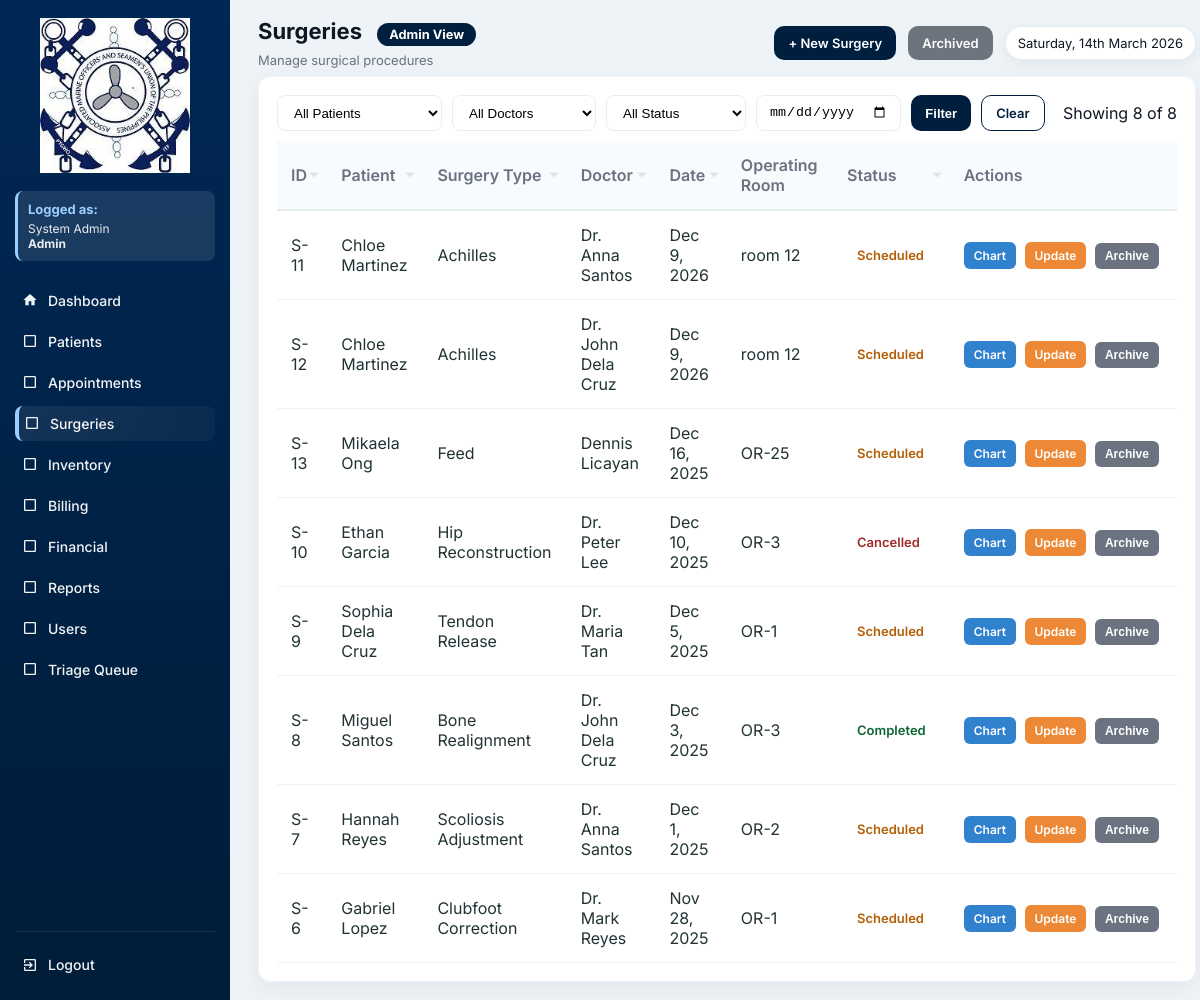
The app's page /surgeries.php (signed in), older data.
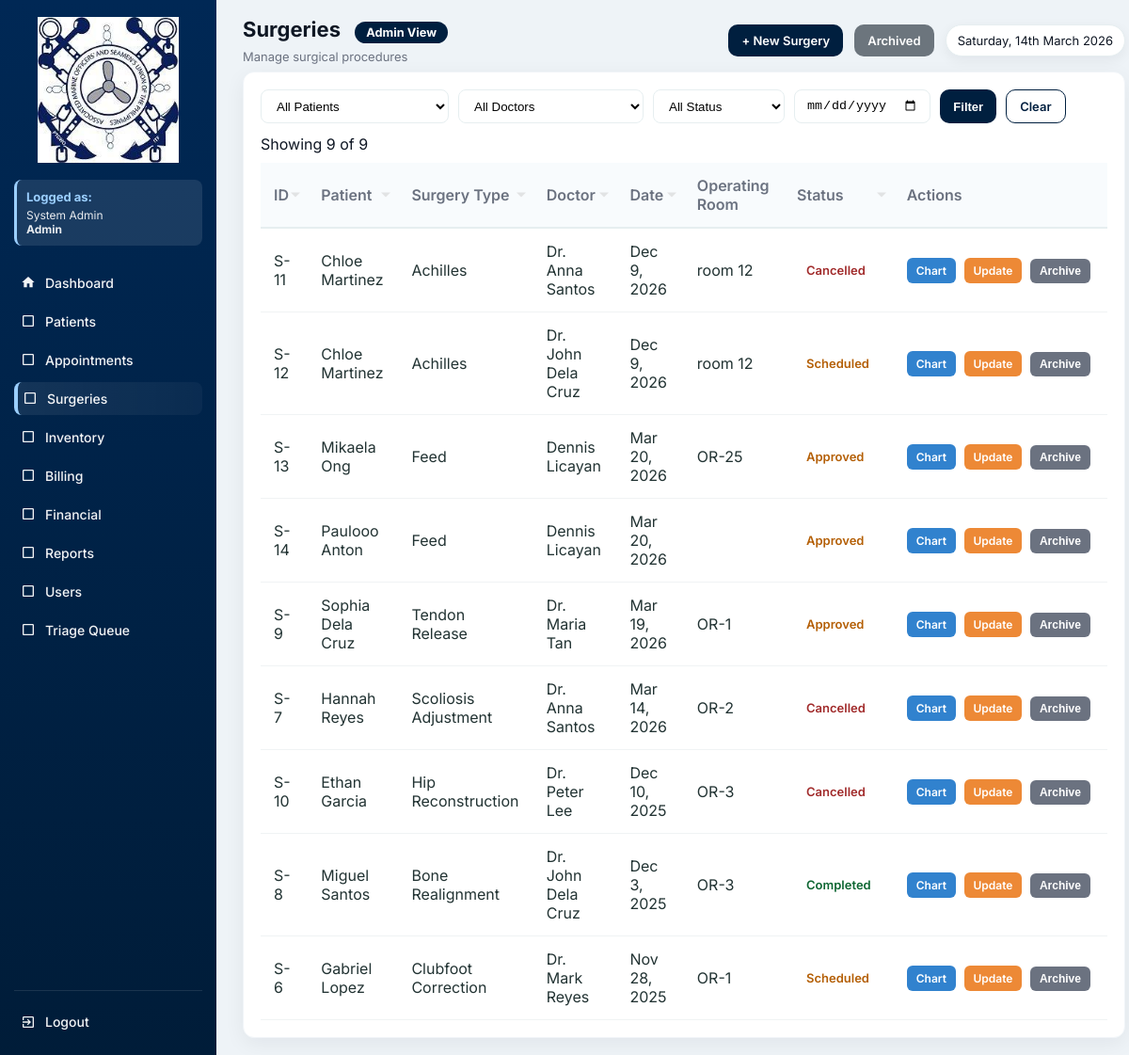
The same page, newer data.
### tables this page shows
CREATE TABLE `surgeries` (
  `id` int(11) NOT NULL,
  `patient_id` int(11) DEFAULT NULL,
  `doctor_id` int(11) DEFAULT NULL,
  `surgery_type` varchar(150) DEFAULT NULL,
  `schedule_date` date DEFAULT NULL,
  `operating_room` varchar(20) DEFAULT NULL,
  `status` enum('Scheduled','Approved','Completed','Cancelled','In Progress') NOT NULL DEFAULT 'Scheduled',
  `approved_by` int(11) DEFAULT NULL,
  `is_archived` tinyint(1) DEFAULT 0,
  `archived_at` datetime DEFAULT NULL,
  `archived_by` int(11) DEFAULT NULL,
  `created_at` timestamp NOT NULL DEFAULT current_timestamp(),
  `created_by` int(11) DEFAULT NULL,
  `approved_at` datetime DEFAULT NULL,
  `cancelled_by` int(11) DEFAULT NULL,
  `cancelled_at` datetime DEFAULT NULL,
  `cancellation_reason` text DEFAULT NULL,
  `completed_by` int(11) DEFAULT NULL,
  `completed_at` datetime DEFAULT NULL,
  `completion_reason` text DEFAULT NULL
);

CREATE TABLE `patients` (
  `id` int(11) NOT NULL,
  `patient_code` varchar(20) DEFAULT NULL,
  `first_name` varchar(100) DEFAULT NULL,
  `last_name` varchar(100) DEFAULT NULL,
  `gender` varchar(10) DEFAULT NULL,
  `sex` enum('Male','Female') DEFAULT NULL,
  `birth_date` date DEFAULT NULL,
  `phone` varchar(50) DEFAULT NULL,
  `address` text DEFAULT NULL,
  `guardian` varchar(100) DEFAULT NULL,
  `blood_type` varchar(10) DEFAULT NULL,
  `weight` decimal(5,2) DEFAULT NULL,
  `height` decimal(5,2) DEFAULT NULL,
  `pulse_rate` int(11) DEFAULT NULL,
  `temperature` decimal(4,2) DEFAULT NULL,
  `guardian_name` varchar(150) DEFAULT NULL,
  `created_at` timestamp NOT NULL DEFAULT current_timestamp(),
  `created_by` int(11) DEFAULT NULL,
  `is_archived` tinyint(1) DEFAULT 0,
  `archived_at` datetime DEFAULT NULL,
  `archived_by` int(11) DEFAULT NULL
);

CREATE TABLE `users` (
  `id` int(11) NOT NULL,
  `full_name` varchar(150) DEFAULT NULL,
  `username` varchar(100) DEFAULT NULL,
  `password` varchar(255) DEFAULT NULL,
  `role` enum('Admin','Doctor','Nurse','Staff','Inventory','Billing','SocialWorker') NOT NULL,
  `created_at` timestamp NOT NULL DEFAULT current_timestamp(),
  `is_active` tinyint(1) DEFAULT 1,
  `deactivated_at` datetime DEFAULT NULL
);

### functions.php (called while the page is built, shortened)
<?php
function fetchAll($conn, $sql, $types = null, $params = [])
{
    $stmt = $conn->prepare($sql);
    $stmt->execute();
    $res = $stmt->get_result();
    $rows = $res->fetch_all(MYSQLI_ASSOC);
    return $rows;
}
function fetchOne($conn, $sql, $types = null, $params = [])
{
    $stmt = $conn->prepare($sql);
    $stmt->execute();
    $res = $stmt->get_result();
    $row = $res->fetch_assoc();
    return $row;
}
function h($s){
    return htmlspecialchars($s, ENT_QUOTES);
}
?>

### surgeries.php (the view, shortened to what the rows shown need)
<?php
require 'config.php';
require 'functions.php';
$current_role = $_SESSION['role'] ?? 'Guest';
$is_admin = ($current_role === 'Admin');
$table_check = fetchOne($conn, "SHOW COLUMNS FROM surgeries LIKE 'is_archived'");
$has_archive_columns = $table_check !== null;
$show_archived = isset($_GET['show']) && $_GET['show'] === 'archived';
$conditions = [];
if ($has_archive_columns) {
    $conditions[] = $show_archived ? "s.is_archived = 1" : "s.is_archived = 0";
}
$where_clause = empty($conditions) ? '' : 'WHERE ' . implode(' AND ', $conditions);
$items_per_page = 10;
$page = isset($_GET['page']) ? max(1, intval($_GET['page'])) : 1;
$offset = ($page - 1) * $items_per_page;
$sort_column = $_GET['sort'] ?? 'schedule';
$sort_order = $_GET['order'] ?? 'desc';
$allowed_columns = ['id', 'patient', 'doctor', 'type', 'date', 'status'];
if (!in_array($sort_column, $allowed_columns)) $sort_column = 'schedule';
switch ($sort_column) {
    default:         $order_by = "s.schedule_date";
}
$order_by .= " " . strtoupper($sort_order);
$query = "
    SELECT s.*,
           p.first_name, p.last_name,
           u.full_name AS doctor_name
    FROM surgeries s
    INNER JOIN patients p ON s.patient_id = p.id
    INNER JOIN users u ON s.doctor_id = u.id
    $where_clause
    ORDER BY $order_by
    LIMIT $offset, $items_per_page
";
$rows = fetchAll($conn, $query);
$doctors = fetchAll($conn, "SELECT id, full_name FROM users WHERE role = 'Doctor' AND is_active = 1 ORDER BY full_name");
?>
<!DOCTYPE html>
<html lang="en">
<head>
</head>
<body>
<div class="app">
  <div class="main">
    <div class="topbar">
      <div class="top-left">
        <h1>Surgeries <?= $show_archived ? '(Archived)' : '' ?>
          <span class="role-badge role-<?= strtolower($current_role) ?>"><?= htmlspecialchars($current_role) ?> View</span>
        </h1>
      </div>
    </div>
    <div class="table-wrap">
      <table id="surgeriesTable">
        <thead>
          <tr>
            <th class="sortable-header <?= $sort_column=='id'?$sort_order:'' ?>" onclick="sortTable('id','<?= $sort_column=='id' && $sort_order=='asc'?'desc':'asc' ?>')">ID</th>
            <th class="sortable-header <?= $sort_column=='patient'?$sort_order:'' ?>" onclick="sortTable('patient','<?= $sort_column=='patient' && $sort_order=='asc'?'desc':'asc' ?>')">Patient</th>
            <th class="sortable-header <?= $sort_column=='type'?$sort_order:'' ?>" onclick="sortTable('type','<?= $sort_column=='type' && $sort_order=='asc'?'desc':'asc' ?>')">Surgery Type</th>
            <th class="sortable-header <?= $sort_column=='doctor'?$sort_order:'' ?>" onclick="sortTable('doctor','<?= $sort_column=='doctor' && $sort_order=='asc'?'desc':'asc' ?>')">Doctor</th>
            <th class="sortable-header <?= $sort_column=='date'?$sort_order:'' ?>" onclick="sortTable('date','<?= $sort_column=='date' && $sort_order=='asc'?'desc':'asc' ?>')">Date</th>
            <th>Operating Room</th>
            <th class="sortable-header <?= $sort_column=='status'?$sort_order:'' ?>" onclick="sortTable('status','<?= $sort_column=='status' && $sort_order=='asc'?'desc':'asc' ?>')">Status</th>
            <th>Actions</th>
          </tr>
        </thead>
        <tbody>
          <?php if (count($rows) > 0): ?>
            <?php foreach($rows as $r): ?>
              <?php
              $status_class = [
                  'Scheduled'   => 'scheduled',
                  'Completed'   => 'completed',
                  'Cancelled'   => 'cancelled',
                  'In Progress' => 'in-progress'
              ][$r['status']] ?? 'scheduled';
              $is_archived = $has_archive_columns && !empty($r['is_archived']);
              $row_bg = $is_archived ? 'style="background:rgba(149,165,166,0.1);"' : '';
              $patient_name = h($r['first_name'] . ' ' . $r['last_name']);
              ?>
              <tr data-id="<?= $r['id'] ?>" <?= $row_bg ?>>
                <td>S-<?= $r['id'] ?></td>
                <td><?= $patient_name ?></td>
                <td><?= h($r['surgery_type'] ?? '') ?></td>
                <td><?= h($r['doctor_name'] ?? '') ?></td>
                <td><?= date('M j, Y', strtotime($r['schedule_date'])) ?></td>
                <td><?= h($r['operating_room'] ?? '') ?></td>
                <td><span class="status <?= $status_class ?>"><?= $is_archived ? 'Archived' : $r['status'] ?></span></td>
                <td style="white-space:nowrap;">
                  <a href="surgery_view.php?id=<?= $r['id'] ?>" class="action-btn btn-chart">Chart</a>
                  <?php if (!$is_archived): ?>
                    <a href="surgery_form.php?id=<?= $r['id'] ?>" class="action-btn btn-update">Update</a>
                    <?php if ($is_admin): ?>
                      <button onclick="confirmArchive(<?= $r['id'] ?>, '<?= htmlspecialchars($patient_name, ENT_QUOTES) ?>')" class="action-btn btn-archive">Archive</button>
                    <?php endif; ?>
                  <?php else: ?>
                    <?php if ($is_admin): ?>
                      <button onclick="confirmRestore(<?= $r['id'] ?>, '<?= htmlspecialchars($patient_name, ENT_QUOTES) ?>')" class="action-btn btn-archive">Restore</button>
                    <?php endif; ?>
                  <?php endif; ?>
                </td>
              </tr>
            <?php endforeach; ?>
          <?php else: ?>
            <tr><td colspan="8" style="text-align:center; padding:30px;">No surgeries found.</td></tr>
          <?php endif; ?>
        </tbody>
      </table>
    </div>
  </div>
</div>
</body>
</html>

Row changes from the older to the newer data that the page shows:
changed surgeries id 11: status "Scheduled" → "Cancelled"
changed surgeries "OR-25": schedule_date "Dec 16, 2025" → "Mar 20, 2026"; status "Scheduled" → "Approved"
added surgeries: id "14", patient.last_name "Paulooo Anton", surgery_type "Feed", doctor.full_name "Dennis Licayan", schedule_date "Mar 20, 2026", status "Approved"
changed surgeries "Tendon Release": schedule_date "Dec 5, 2025" → "Mar 19, 2026"; status "Scheduled" → "Approved"; moves up the list
changed surgeries "Scoliosis Adjustment": schedule_date "Dec 1, 2025" → "Mar 14, 2026"; status "Scheduled" → "Cancelled"; moves up the list
Text that changed along with them:
count($rows): "8" → "9"
$total: "8" → "9"
